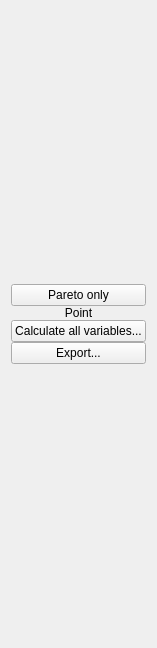
<?xml version="1.0" encoding="UTF-8"?>
<ui version="4.0">
 <class>WidgetMooPointsListClass</class>
 <widget class="QWidget" name="WidgetMooPointsListClass">
  <property name="geometry">
   <rect>
    <x>0</x>
    <y>0</y>
    <width>147</width>
    <height>648</height>
   </rect>
  </property>
  <property name="sizePolicy">
   <sizepolicy hsizetype="Maximum" vsizetype="Expanding">
    <horstretch>0</horstretch>
    <verstretch>0</verstretch>
   </sizepolicy>
  </property>
  <property name="windowTitle">
   <string>Form</string>
  </property>
  <layout class="QVBoxLayout" name="verticalLayout">
   <item>
    <widget class="QWidget" name="widgetList" native="true">
     <property name="sizePolicy">
      <sizepolicy hsizetype="Maximum" vsizetype="Expanding">
       <horstretch>0</horstretch>
       <verstretch>0</verstretch>
      </sizepolicy>
     </property>
     <layout class="QGridLayout" name="gridLayout_2">
      <property name="margin">
       <number>0</number>
      </property>
      <property name="spacing">
       <number>0</number>
      </property>
      <item row="0" column="0">
       <layout class="QGridLayout" name="layoutList">
        <property name="sizeConstraint">
         <enum>QLayout::SetDefaultConstraint</enum>
        </property>
        <item row="2" column="0" colspan="2">
         <layout class="QGridLayout" name="gridLayout_3">
          <item row="0" column="0">
           <widget class="QLabel" name="label_3">
            <property name="sizePolicy">
             <sizepolicy hsizetype="Maximum" vsizetype="Maximum">
              <horstretch>0</horstretch>
              <verstretch>0</verstretch>
             </sizepolicy>
            </property>
            <property name="text">
             <string>Point</string>
            </property>
            <property name="alignment">
             <set>Qt::AlignCenter</set>
            </property>
           </widget>
          </item>
         </layout>
        </item>
        <item row="4" column="0" colspan="2">
         <layout class="QVBoxLayout" name="layoutWidgetList"/>
        </item>
        <item row="1" column="0" colspan="2">
         <widget class="QPushButton" name="pushPareto">
          <property name="sizePolicy">
           <sizepolicy hsizetype="Preferred" vsizetype="Fixed">
            <horstretch>0</horstretch>
            <verstretch>0</verstretch>
           </sizepolicy>
          </property>
          <property name="text">
           <string>Pareto only</string>
          </property>
          <property name="checkable">
           <bool>true</bool>
          </property>
          <property name="flat">
           <bool>false</bool>
          </property>
         </widget>
        </item>
        <item row="5" column="0" colspan="2">
         <layout class="QGridLayout" name="layoutButtons">
          <property name="sizeConstraint">
           <enum>QLayout::SetMaximumSize</enum>
          </property>
          <item row="0" column="0">
           <widget class="QPushButton" name="pushCalcSelected">
            <property name="enabled">
             <bool>true</bool>
            </property>
            <property name="toolTip">
             <string>&lt;!DOCTYPE HTML PUBLIC &quot;-//W3C//DTD HTML 4.0//EN&quot; &quot;http://www.w3.org/TR/REC-html40/strict.dtd&quot;&gt;
&lt;html&gt;&lt;head&gt;&lt;meta name=&quot;qrichtext&quot; content=&quot;1&quot; /&gt;&lt;style type=&quot;text/css&quot;&gt;
p, li { white-space: pre-wrap; }
&lt;/style&gt;&lt;/head&gt;&lt;body style=&quot; font-family:'MS Shell Dlg 2'; font-size:8.25pt; font-weight:400; font-style:normal;&quot;&gt;
&lt;p style=&quot; margin-top:0px; margin-bottom:0px; margin-left:0px; margin-right:0px; -qt-block-indent:0; text-indent:0px;&quot;&gt;&lt;span style=&quot; font-size:8pt;&quot;&gt;Recompute all variables from selected points.&lt;/span&gt;&lt;/p&gt;
&lt;p style=&quot; margin-top:0px; margin-bottom:0px; margin-left:0px; margin-right:0px; -qt-block-indent:0; text-indent:0px;&quot;&gt;&lt;span style=&quot; font-size:8pt;&quot;&gt;Requires one simulation per point.&lt;/span&gt;&lt;/p&gt;&lt;/body&gt;&lt;/html&gt;</string>
            </property>
            <property name="text">
             <string>Calculate all variables...</string>
            </property>
            <property name="flat">
             <bool>false</bool>
            </property>
           </widget>
          </item>
          <item row="1" column="0">
           <widget class="QPushButton" name="pushExport">
            <property name="text">
             <string>Export...</string>
            </property>
           </widget>
          </item>
         </layout>
        </item>
       </layout>
      </item>
     </layout>
    </widget>
   </item>
  </layout>
 </widget>
 <resources/>
 <connections/>
</ui>
